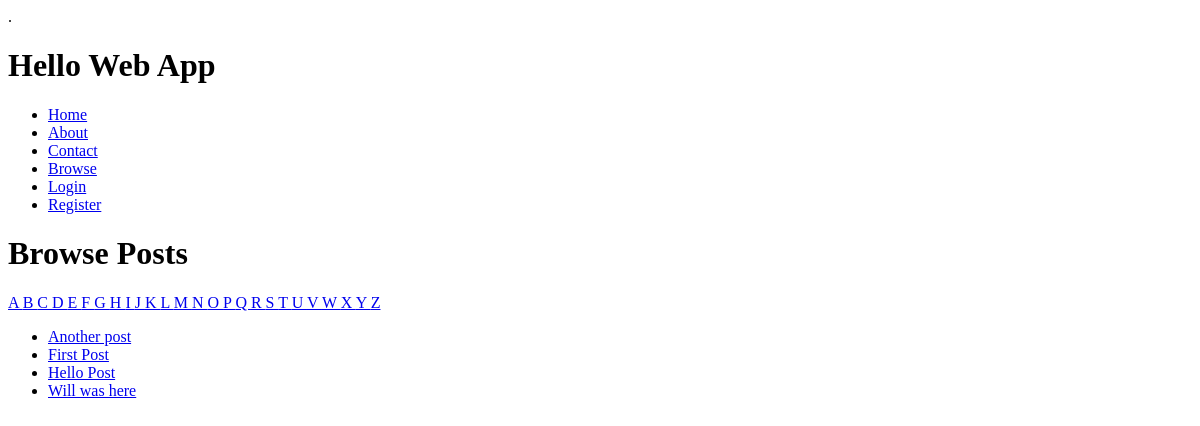
Before: /browse/name/ with the older database file.
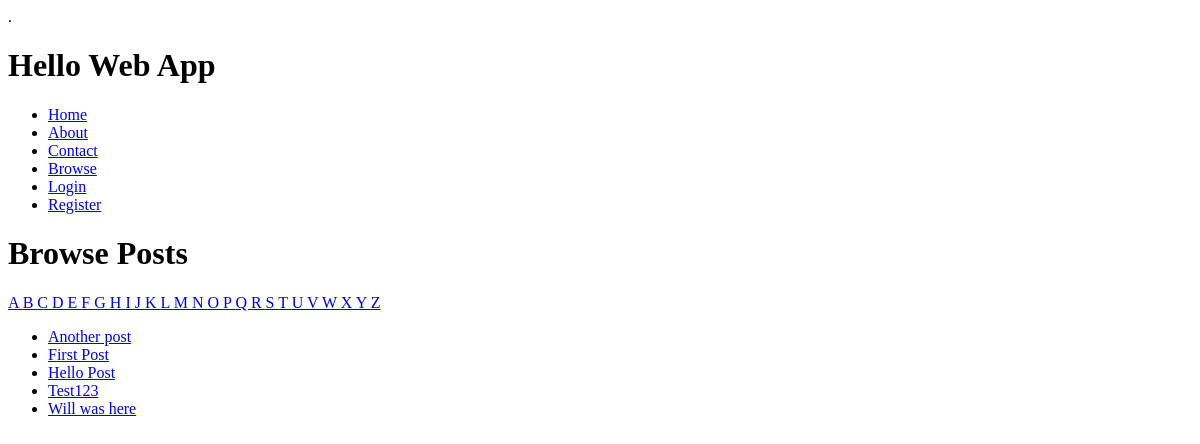
After: the same page with the newer database file.
### collectionapp/models.py (models this page shows)
class Post(models.Model):
    name = models.CharField(max_length=255)
    description = models.TextField()
    slug = models.SlugField(unique=True)
    user = models.OneToOneField(User, blank=True, null=True)

### collectionapp/views.py (the view)
# urls.py: url(r'^browse/name/$','collectionapp.views.browse_by_name',name='browse'),
def browse_by_name(request, initial=None):
    if initial:
        posts = Post.objects.filter( name__istartswith=initial).order_by('name')
    else:
        posts = Post.objects.all().order_by('name')
    return render(request, 'search/search.html', {
        'posts': posts,
        'initial': initial,
    })

### collectionapp/templates/search/search.html (shortened to what this page needs)
{% extends 'layouts/base.html' %}
{% block title %}Browse - {{ block.super }}{% endblock %} {% block content %}
<h1>
Browse Posts </h1>
{% for letter in 'abcdefghijklmnopqrstuvwxyz' %} <a href="{% url 'browse_by_name' initial=letter %}"
{% if initial == letter %}class="active"{% endif %}>
{{ letter|upper }} </a>
{% endfor %}
<ul>
{% for post in posts %} <li>
<a href="{% url 'post_detail' slug=post.slug %}"> {{ post.name }}
</a> </li>
{% empty %}
<li>Sorry, no results!</li> {% endfor %}
</ul>
{% endblock %}

Changed rows visible on the page:
added Post: name "Test123"
